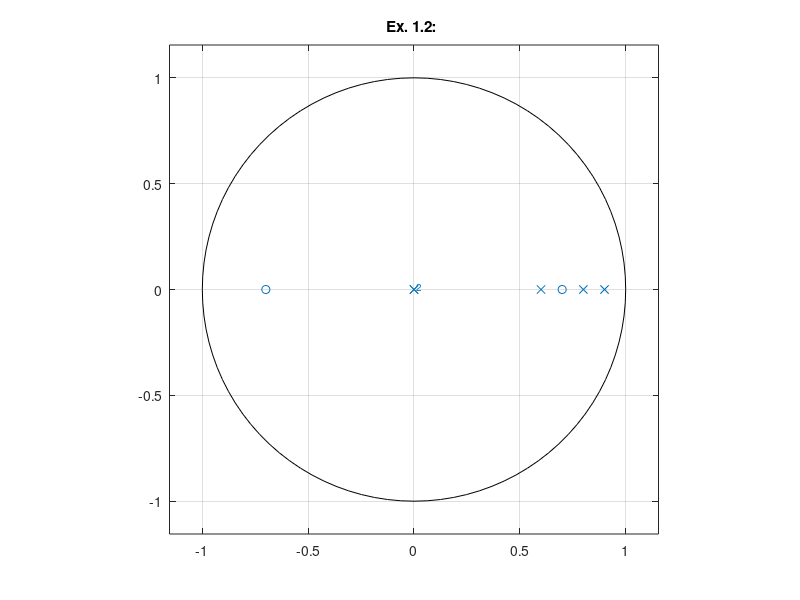

MATLAB code for this plot:
% Ex. 1.
% G = 25;
% A1 = -2.1 - 0.2 * mod(G, 2);		% => A1 = -2.3
% A2 = 1.43 + 0.31 * mod(G, 2);		% => A2 = 1.74
% A3 = -0.315 - 0.117 * mod(G, 2);	% => A3 = -0.432
% B2 = 0.9167 * mod(G + 1, 2);		% => B2 = 0
% B3 = 0.3137 * mod(G, 2);			% => B3 = 0.3137
% B4 = -0.5867 * mod(G + 1, 2);		% => B4 = 0
% B5 = -0.1537 * mod(G, 2);			% => B5 = -0.1537

% y[n] = B2 * x[n - 2] + B3 * x[n - 3] + B4 * x[n - 4] + B5 * x[n - 5] - A1 * y[n - 1] - A2 * y[n - 2] - A3 * y[n - 3]
% =>
% y[n] = 0.3137 * x[n - 3] - 0.1537 * x[n - 5] + 2.3 * y[n - 1] - 1.74 * y[n - 2] + 0.432 * y[n - 3]

%% Ex. 1.2.
%% Ex. 1.2.1
b = [0 0 0 0.3137 0 -0.1537];
a = [1 -2.3 1.74 -0.432];

zeroes = roots(b);
poles = roots(a);

% [zeroes, poles , k] = tf2zpk(b,a);

titl_ = 'Ex. 1.2: ';
figure('Name', titl_);
zplane(b, a);
title(titl_);